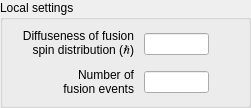
         <widget class="QGroupBox" name="gb_localSettings">
          <property name="title">
           <string>Local settings</string>
          </property>
          <layout class="QGridLayout" name="gridLayout_2" columnstretch="4,4,1">
           <property name="leftMargin">
            <number>9</number>
           </property>
           <property name="topMargin">
            <number>9</number>
           </property>
           <property name="rightMargin">
            <number>9</number>
           </property>
           <property name="bottomMargin">
            <number>9</number>
           </property>
           <property name="horizontalSpacing">
            <number>10</number>
           </property>
           <property name="verticalSpacing">
            <number>9</number>
           </property>
           <item row="0" column="0">
            <widget class="QLabel" name="label_10">
             <property name="sizePolicy">
              <sizepolicy hsizetype="Preferred" vsizetype="Preferred">
               <horstretch>0</horstretch>
               <verstretch>0</verstretch>
              </sizepolicy>
             </property>
             <property name="text">
              <string>Diffuseness of fusion &lt;BR&gt;spin distribution (&amp;#8463;)</string>
             </property>
             <property name="alignment">
              <set>Qt::AlignRight|Qt::AlignTrailing|Qt::AlignVCenter</set>
             </property>
            </widget>
           </item>
           <item row="1" column="0">
            <widget class="QLabel" name="label_21">
             <property name="sizePolicy">
              <sizepolicy hsizetype="Preferred" vsizetype="Preferred">
               <horstretch>0</horstretch>
               <verstretch>0</verstretch>
              </sizepolicy>
             </property>
             <property name="text">
              <string>Number of 
fusion events</string>
             </property>
             <property name="alignment">
              <set>Qt::AlignRight|Qt::AlignTrailing|Qt::AlignVCenter</set>
             </property>
            </widget>
           </item>
           <item row="1" column="1">
            <widget class="QLineEdit" name="num_Events">
             <property name="sizePolicy">
              <sizepolicy hsizetype="Preferred" vsizetype="Fixed">
               <horstretch>0</horstretch>
               <verstretch>0</verstretch>
              </sizepolicy>
             </property>
             <property name="maximumSize">
              <size>
               <width>65</width>
               <height>16777215</height>
              </size>
             </property>
             <property name="baseSize">
              <size>
               <width>0</width>
               <height>0</height>
              </size>
             </property>
             <property name="alignment">
              <set>Qt::AlignCenter</set>
             </property>
            </widget>
           </item>
           <item row="0" column="1">
            <widget class="QLineEdit" name="edit_dif">
             <property name="sizePolicy">
              <sizepolicy hsizetype="Preferred" vsizetype="Fixed">
               <horstretch>0</horstretch>
               <verstretch>0</verstretch>
              </sizepolicy>
             </property>
             <property name="maximumSize">
              <size>
               <width>65</width>
               <height>16777215</height>
              </size>
             </property>
             <property name="alignment">
              <set>Qt::AlignCenter</set>
             </property>
            </widget>
           </item>
           <item row="0" column="2">
            <spacer name="horizontalSpacer_10">
             <property name="orientation">
              <enum>Qt::Horizontal</enum>
             </property>
             <property name="sizeHint" stdset="0">
              <size>
               <width>40</width>
               <height>20</height>
              </size>
             </property>
            </spacer>
           </item>
          </layout>
         </widget>
